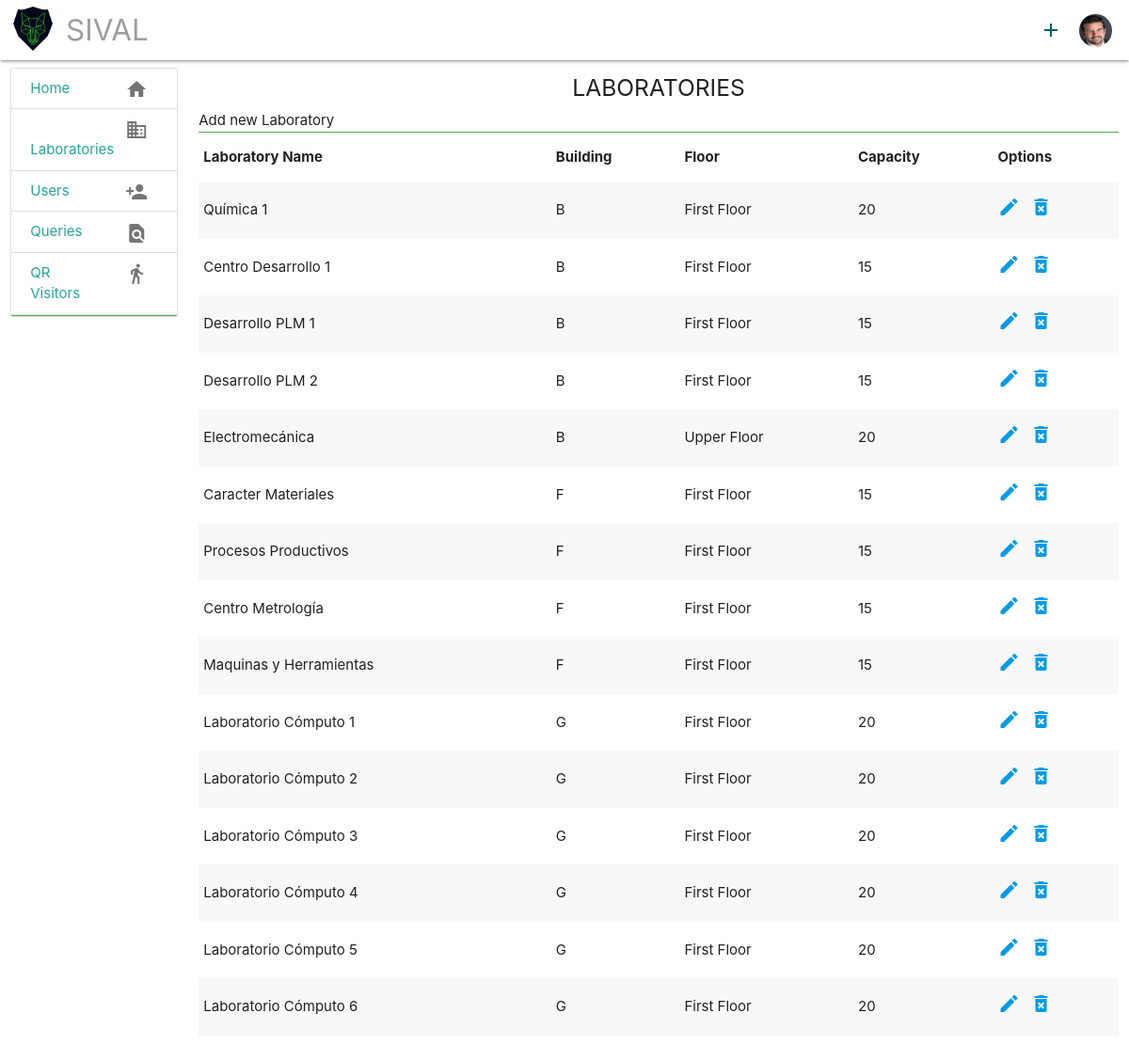
The app's page /mvc/views/laboratories/labs_list.php (signed in) with its own data.
### tables this page shows
CREATE TABLE laboratories(
    lab_id INTEGER NOT NULL PRIMARY KEY AUTO_INCREMENT,
    lab_name VARCHAR (50) NOT NULL,
    building VARCHAR(6) NOT NULL,
    floor VARCHAR(1) NOT NULL CHECK (floor = "H" OR floor = "G"),  
    capacity INTEGER DEFAULT 0 CHECK (capacity BETWEEN 0 AND 100)
);

### mvc/models/laboratory_model.php (called while the page is built, shortened)
<?php
function readLaboratories()
{
    try
    {
        require ("connection.php");
        $query = "SELECT * FROM laboratories;";
        $cursor = $cnxn -> prepare($query);
        $cursor -> execute();
        $results = $cursor -> fetchAll();
        return $results;
    }
    catch(Exception $e)
    {
        die ("--- ERROR! --- '" . __FILE__ . "' Dropped an exception:" . $e -> getMessage());
    }
    finally
    {
        $cnxn = null;
    }
}
?>

### mvc/controllers/laboratories/read_labs.php (called while the page is built, shortened)
<?php
function readLabs()
{
    try
    {
        require ("../../models/laboratory_model.php");
        $results = readLaboratories();
        return $results;
    }
    catch(Exception $e)
    {
        die ("--- ERROR! --- '" . __FILE__ . "' Dropped an exception:" . $e -> getMessage());
    }
    finally
    {
        $cnxn = null;
    }
}
?>

### mvc/views/laboratories/labs_list.php (the view, shortened to what this page needs)
<!DOCTYPE html>
<html lang="en">
<head>
    <?php include "../../../static/include/head.html"; ?></head>
</head>
<body>
    <header>
        <div class="navbar-fixed ">
            <nav>
            </nav>
        </div>
    </header>
    <main>
        <div class="container1">
            <div class="row">
                <div class="col l10">
                    <div class="column">
                        <div class="col s12 l12" style="display: flex;align-items: center;justify-content: center;">
                            <h5>LABORATORIES</h5>
                        </div>
                    </div>
                    Add new Laboratory
                    <div class="divider green"></div>
                    <table class="striped s12">
                        <thead>
                            <tr>
                                <th>Laboratory Name</th>
                                <th>Building</th>
                                <th>Floor</th>
                                <th>Capacity</th>
                                <th colspan="2">Options</th>
                            </tr>
                        </thead>
                        <?php
                require "../../controllers/laboratories/read_labs.php";
                $results = readLabs();
                if (isset($results)){
                    foreach ($results as $row){
                        echo "<tr>";
                            echo "<td>".$row['lab_name']."</td>";
                            echo "<td>".$row['building']."</td>";
                            if ($row['floor'] == 'H')
                            {
                                echo "<td> Upper Floor </td>";
                            }
                            else
                            {
                                echo "<td> First Floor </td>";
                            }
                            echo "<td>".$row['capacity']."</td>";
                            echo "<td  class=waves-effect waves-light btn><i class=material-icons center><a href='/SIVAL/mvc/views/laboratories/lab_update.php?lab_id= " . $row['lab_id'] . "'>edit</a ></td>";
                            echo "<td class=waves-effect waves-light btn><i class=material-icons center><a  href='/SIVAL/mvc/controllers/laboratories/delete_lab.php?lab_id=" . $row['lab_id'] . "'>delete_forever</a></td>";
                        echo "</tr>";
                    }
                }
                else {echo "<tr><td>No laboratories were found in db</td><tr>";}
            ?>
                    </table>
                    <br>
    </main>
</body>
</html>

### records on screen
laboratories: lab_name "Química 1", building "B", floor "First Floor", capacity "20"
laboratories: lab_name "Centro Desarrollo 1", building "B", floor "First Floor", capacity "15"
laboratories: lab_name "Desarrollo PLM 1", building "B", floor "First Floor", capacity "15"
laboratories: lab_name "Desarrollo PLM 2", building "B", floor "First Floor", capacity "15"
laboratories: lab_name "Electromecánica", building "B", floor "Upper Floor", capacity "20"
laboratories: lab_name "Caracter Materiales", building "F", floor "First Floor", capacity "15"
laboratories: lab_name "Procesos Productivos", building "F", floor "First Floor", capacity "15"
laboratories: lab_name "Centro Metrología", building "F", floor "First Floor", capacity "15"
laboratories: lab_name "Maquinas y Herramientas", building "F", floor "First Floor", capacity "15"
laboratories: lab_name "Laboratorio Cómputo 1", building "G", floor "First Floor", capacity "20"
laboratories: lab_name "Laboratorio Cómputo 2", building "G", floor "First Floor", capacity "20"
laboratories: lab_name "Laboratorio Cómputo 3", building "G", floor "First Floor", capacity "20"
laboratories: lab_name "Laboratorio Cómputo 4", building "G", floor "First Floor", capacity "20"
laboratories: lab_name "Laboratorio Cómputo 5", building "G", floor "First Floor", capacity "20"
laboratories: lab_name "Laboratorio Cómputo 6", building "G", floor "First Floor", capacity "20"
